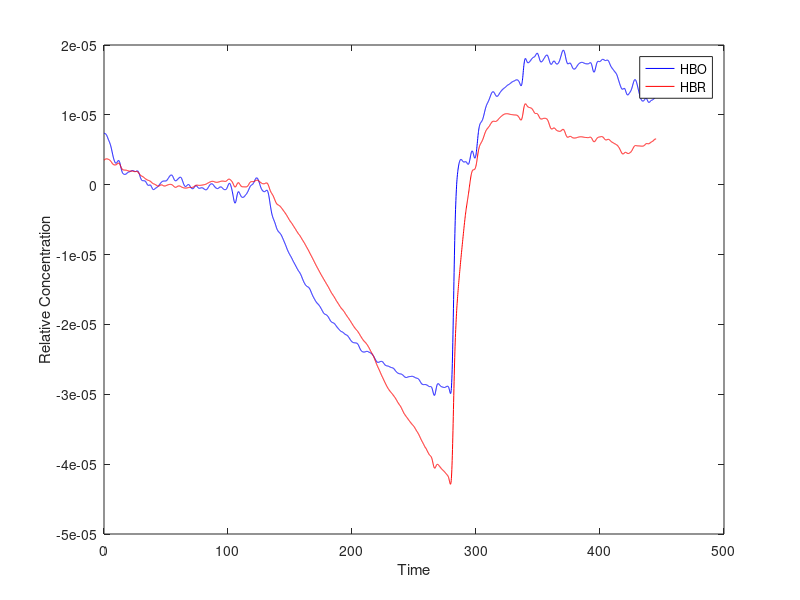
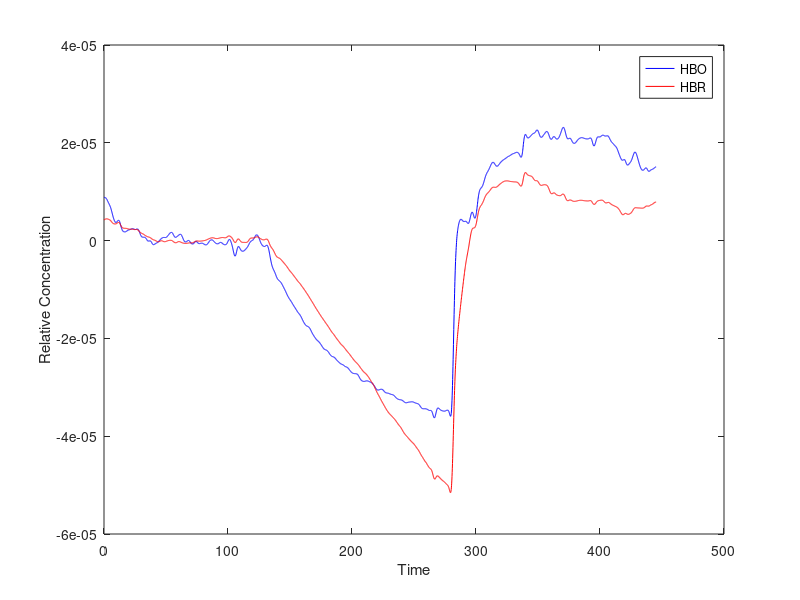

These figures' MATLAB source, in order:
clear all
close all

load("DOSdata_HW2.mat")

base_start = find(Marks==1)
base_end = find(Marks==2)

%PART A

amp630 = I(:,1)
amp832 = I(:,2)

amp630_base = mean(amp630(base_start:base_end))
amp832_base = mean(amp832(base_start:base_end))

deltaOD6 = log(amp630/amp630_base)
deltaOD8 = log(amp832/amp832_base)

deltaODM = [deltaOD6 deltaOD8]

deltaMUA = deltaODM / 5

deltaC = linsolve(ext_coeff, deltaMUA')

HBO_vec = deltaC(1,:)'
HBR_vec = deltaC(2,:)'

figure
%subplot(3,1,[1 2])
plot(TimeAxis,HBO_vec,'b',TimeAxis,HBR_vec,'r');
xlabel('Time');
ylabel('Relative Concentration');
legend('HBO','HBR');



%PART B
dpf_arm = 4.16
deltaMUA_arm = deltaODM / dpf_arm
deltaC_arm = linsolve(ext_coeff, deltaMUA_arm')
HBO_vec_arm = deltaC_arm(1,:)'
HBR_vec_arm = deltaC_arm(2,:)'
figure
%subplot(3,1,[1 2])
plot(TimeAxis,HBO_vec_arm,'b',TimeAxis,HBR_vec_arm,'r');
xlabel('Time');
ylabel('Relative Concentration');
legend('HBO','HBR');
